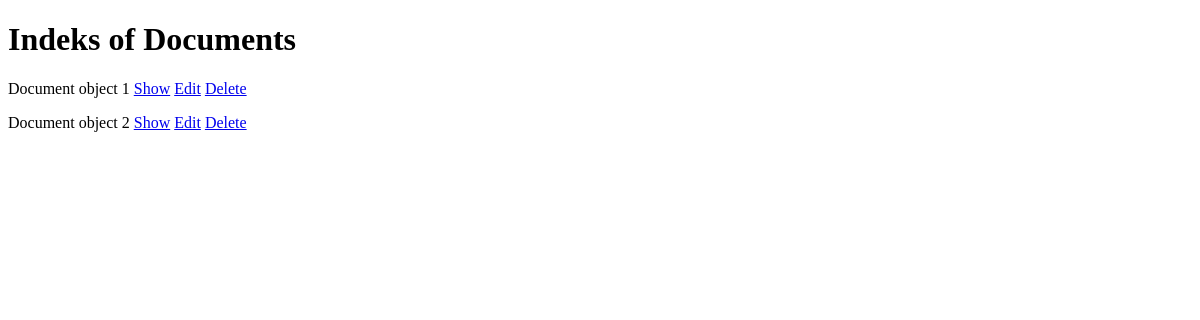
The page /archive/documents on the database as committed earlier.
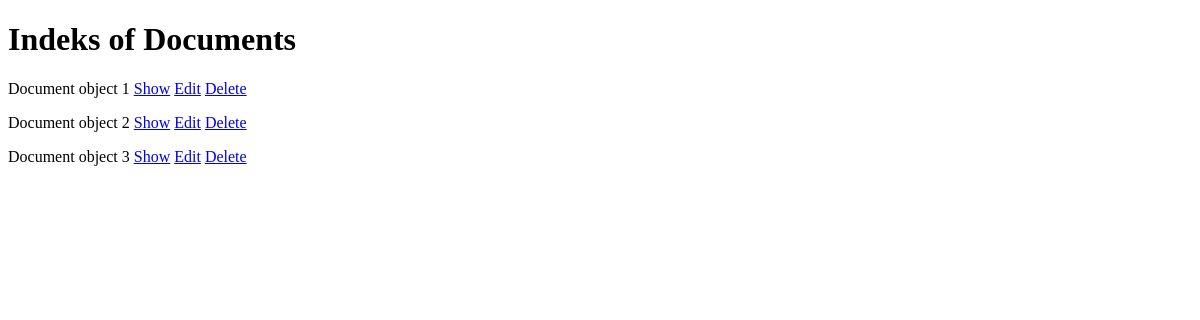
The same page on the database as committed later.
### archive/models.py (models this page shows)
class Document(models.Model):
    project = models.ForeignKey(Project, verbose_name=("Projects"), on_delete=models.SET_NULL, null=True)
    organization_code = models.CharField(max_length=100)
    box = models.PositiveSmallIntegerField()
    folder = models.PositiveSmallIntegerField()
    order = models.PositiveIntegerField()
    special_number_detail = models.ForeignKey(SpecialNumberDetail, on_delete=models.SET_NULL, blank=True, null=True)
    special_number = models.PositiveIntegerField(blank=True, null=True)
    summary = models.TextField(null=True)
    first_date = models.DateField(auto_now=False, auto_now_add=False)
    last_date = models.DateField(auto_now=False, auto_now_add=False)
    qualification = models.ForeignKey(Qualification, on_delete=models.SET_NULL, null=True)
    document_type = models.ForeignKey(DocumentType, on_delete=models.SET_NULL, null=True)
    toponym = models.ForeignKey(Toponym, on_delete=models.SET_NULL, null=True)
    subject = models.ForeignKey(Subject, on_delete=models.SET_NULL, null=True)
    person = models.ForeignKey(Person, on_delete=models.SET_NULL, null=True)
    phisycal_status = models.ForeignKey(PhisycalStatus, on_delete=models.SET_NULL, null=True)
    privacy = models.ForeignKey(Privacy, on_delete=models.SET_NULL, null=True)
    language = models.ForeignKey(Language, on_delete=models.SET_NULL, null=True)
    page_count = models.PositiveIntegerField(null=True)
    image_count = models.PositiveIntegerField(null=True)
    explaination = models.TextField(null=True)
    employee = models.ForeignKey(Employee, on_delete=models.SET_NULL, null=True)
    created_at = models.DateTimeField(auto_now=True, auto_now_add=False)
    def __str__(self):
        return "Document object"

### archive/views.py (the view)
# urls.py: path('documents', views.index_documents, name='index_documents'),
def index_documents(request):
    context = {}
    documents = Document.objects.all()
    context['documents'] = documents
    return render(request, 'archive/documents.html', context)

### archive/templates/archive/documents.html (shortened to what this page needs)
<!DOCTYPE html>
<html lang="en">
<head>
</head>
<body>
   <h1>Indeks of Documents</h1>
   {% for d in documents %}
   <p>{{ d }} {{ d.id }} <a href="{% url 'show_document' d.id %}">Show</a> <a href="#">Edit</a> <a href="#">Delete</a> </p>
   {% endfor %}
</body>
</html>

Rows that differ between the two databases and show on the page:
added Document: d "Document object", id "3"
